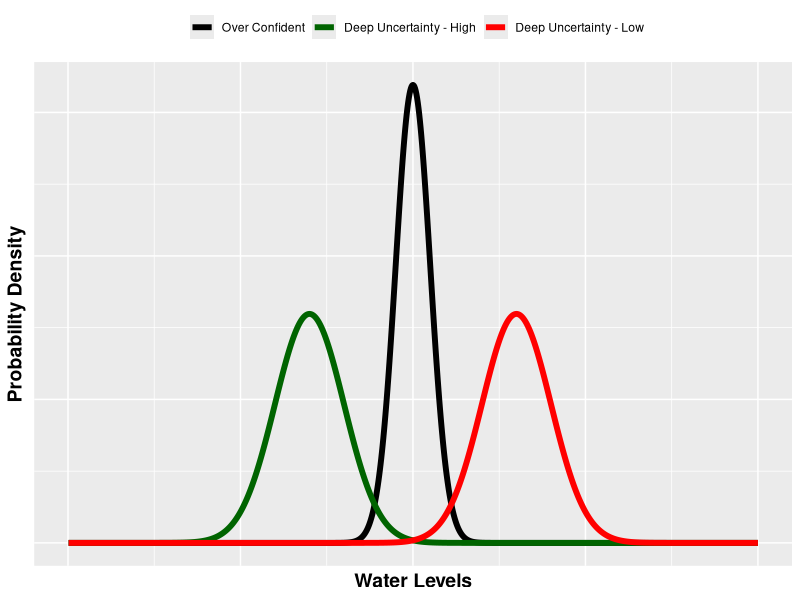
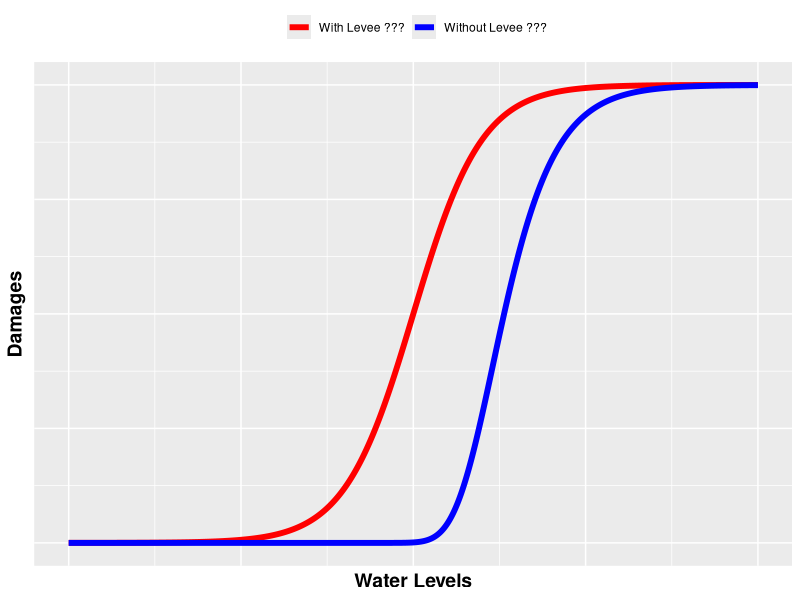

These charts were generated, in order, by the following R code: (Note: this script raises an error after producing the figures.)
##==============================================================================
##
## Script creates conceptual graphs for risk interactions
##
## Author: Iman Hosseini-Shakib (ishakib@gmail.com) 
##       
##==============================================================================
## Copyright 2021 Iman Hosseini-Shakib
## This file is free software: you can redistribute it and/or modify
## it under the terms of the GNU General Public License as published by
## the Free Software Foundation, either version 3 of the License, or
## (at your option) any later version.
##
## This file is distributed in the hope that it will be useful,
## but WITHOUT ANY WARRANTY; without even the implied warranty of
## MERCHANTABILITY or FITNESS FOR A PARTICULAR PURPOSE.  See the
## GNU General Public License for more details.
##
## You should have received a copy of the GNU General Public License
## along with this file.  If not, see <http://www.gnu.org/licenses/>.
##==============================================================================

rm(list=ls())
dev.off()
wd=getwd()
setwd(wd)
#install.packages("ggplot")
#install.packages("ggpubr")
library(ggplot2)
library(ggpubr)
# plot a

norm <- function(x,mu,stdev) {
  (1/(stdev*sqrt(2*pi))*exp((-1/2)*((x-mu)/stdev)^2))
}

x=1:1000
y1=norm(x,500,25)
y2=norm(x,350,50)
y3=norm(x,650,50)
df1=rbind(data.frame(x,value=y1,group="y1"),data.frame(x,value=y2,group="y2"),data.frame(x,value=y3,group="y3"))
a<-ggplot(df1,aes(x,value,group=group))+
  geom_line(aes(color=group),size=2)+
  xlab("Water Levels")+
  ylab("Probability Density")+
  scale_colour_manual(name = '', 
                      values =c(y1='black',y3='red',y2='darkgreen'),
                      labels = c('Over Confident','Deep Uncertainty - High', 'Deep Uncertainty - Low'))+
  theme(axis.text = element_blank(),
        axis.ticks = element_blank(),
        axis.title.x = element_text(size=14, face="bold"),
        axis.title.y = element_text(size=14, face="bold"),
        legend.position = "top")
  
#plot b

logistic <- function(x,k,a){
  (1/(1+exp(-k*x)))^a
}
m=seq(from=-10,to=10,by=0.01)
n1=logistic(m,1,1)
n2=logistic(m,1,10)
df2=rbind(data.frame(m,value=n1,group="n1"),data.frame(m,value=n2,group="n2"))
b<-ggplot(df2,aes(m,value,group=group))+
  geom_line(aes(color=group),size=2)+
  xlab("Water Levels")+
  ylab("Damages")+
  scale_colour_manual(name = '', 
                      values =c(n2='blue',n1='red'),
                      labels = c('With Levee ???', 'Without Levee ???'))+
  theme(axis.text = element_blank(),
        axis.ticks = element_blank(),
        axis.title.x = element_text(size=14, face="bold"),
        axis.title.y = element_text(size=14, face="bold"),
        legend.position = "top")


#plot c

p=1:1000
q1=norm(p,200,50)
q2=norm(p,500,40)
q3=norm(p,800,50)
df3=rbind(data.frame(p,value=q1,group="q1"),data.frame(p,value=q2,group="q2"),data.frame(p,value=q3,group="q3"))

c<-ggplot(df3,aes(p,value,group=group))+
  geom_line(aes(color=group),size=2,linetype=c("dotted","solid","solid"))+
  xlab("Damages")+
  ylab("Probability Density")+
  scale_colour_manual(name = '', 
                      values =c(q1='blue',q2='black',q3='red'),
                      labels = c('Without Levee ??? - Low Confidence','With Levee ??? - Over Confident', 'With Levee ??? - High Confidence'))+
  theme(axis.text = element_blank(),
        axis.ticks = element_blank(),
        axis.title.x = element_text(size=14, face="bold"),
        axis.title.y = element_text(size=14, face="bold"),
        legend.position = "right")+
  coord_flip()

figure <- ggarrange(b,c,a,
                    labels = c("b)", "c)", "a)"),
                    font.label = list(size = 12,family="serif"),
                    vjust =1.5,
                    ncol = 2, nrow = 2)
figure
ggsave("Risk_Interactions.jpg",width = 11, height = 12, units = c("in"),dpi = 1200)
rm(list=ls())
dev.off()
